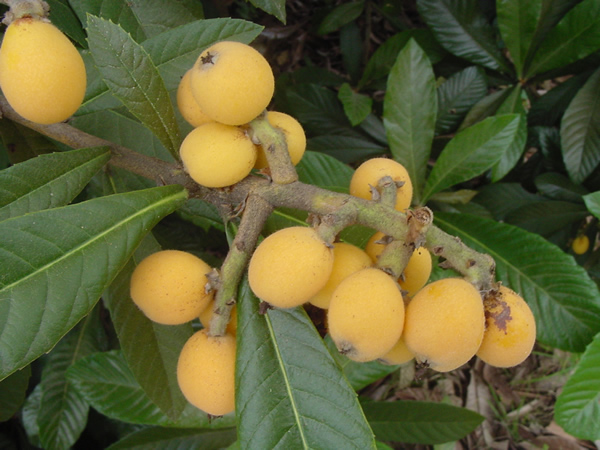
#> input picture segment_and_count_fruits/fruits.jpg, 600 x 450 px
$ jupyter execute count_fruits.ipynb
#> lines starting #> are read from the running program, lines starting #| are printed output that depends on the picture; after the words box and inside, x2 and y2 are one past the last pixel; in counts of white or black regions, pixels touching at a corner belong together
<a href="https://colab.research.google.com/github/tanyarw/automatic-segmentation-fruits/blob/main/count_fruits.ipynb" target="_parent"></a>

# **Count number of fruits from an image**

In harvesting of fruits, it is a tedious task to manually count and analyse fruits. Image processing techniques can be used to mask out the fruits from the plants. This minimises the manual labour and effort to analyse and recognise ripened fruits on plants.

[cell 1]
from google.colab import drive
drive.mount('/content/drive')

[cell 2]
import os
import numpy as np
os.chdir("drive/My Drive/Image Processing")

## Input
Read the image

[cell 3]
import cv2
from google.colab.patches import cv2_imshow
img = cv2.imread('fruits.jpg')
#> img is the input picture: shape (450, 600, 3); mean B, G, R 53.9, 97.9, 97.3
#show the image
cv2_imshow(img)

## Grayscale
Convert the image to grayscale. The colour of fruits makes them a lighter shade than the background leaves, making it easier to detect.

[cell 4]
gray = cv2.cvtColor(img, cv2.COLOR_BGR2GRAY)
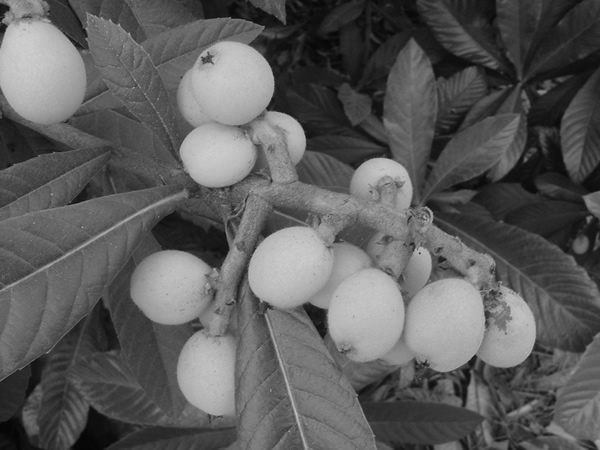
#> gray: shape (450, 600); min 5, max 207, mean 92.7
cv2_imshow(gray)

## Gaussian filter
Remove noise from image and reduce contrast, otherwise the leaves will be highlighted more if there is more contrast. Use gaussian filter for the same.

[cell 5]
blur = cv2.GaussianBlur(gray,(7,7),0)
cv2_imshow(blur)

## K-means clustering
Apply k-means clustering to split the image into 6 regions depending on pixel values. This will smoothen the textures in the image and help us choose a common region in the image that belong only to the fruits (region segmentation).

[cell 6]
# convert the image to a 2D array of pixels
pixel_values = blur.reshape((-1, 3))
# convert to float
pixel_values = np.float32(pixel_values)

criteria = (cv2.TERM_CRITERIA_EPS + cv2.TERM_CRITERIA_MAX_ITER, 100, 0.2)
k = 6 # number of clusters k

_, labels, (centers) = cv2.kmeans(pixel_values, k, None, criteria, 10, cv2.KMEANS_RANDOM_CENTERS)
#> centers = [[85.01, 84.97, 84.99], [31.96, 31.75, 31.96], [144.3, 144.7, 144.2], [182, 182.1, 181.9], [110.2, 110.2, 110.1], [60.36, 60.2, 60.28]]

centers = np.uint8(centers)
#> centers = [[85, 84, 84], [31, 31, 31], [144, 144, 144], [181, 182, 181], [110, 110, 110], [60, 60, 60]]
labels = labels.flatten()
segmented_image = centers[labels.flatten()]
segmented_image = segmented_image.reshape(blur.shape)

# show the image
cv2_imshow(segmented_image)

## Threshold
Apply binary thresholding to the image and select the brightest pixels. Here the region selected lies above 165 pixels (region segmentation).

[cell 7]
_, thresh = cv2.threshold(segmented_image, 165, 255, 0)
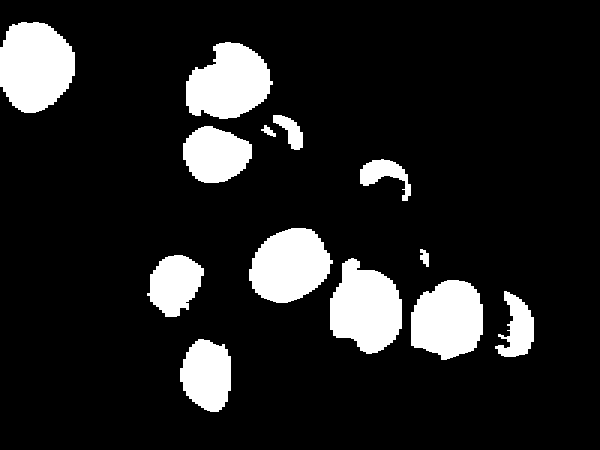
#> thresh: shape (450, 600); 13.2% white; 13 white regions, largest, box (x1, y1, x2, y2) and area: (0, 22, 75, 113) 5391, (330, 258, 402, 354) 4929, (186, 42, 273, 119) 4749
# show the image
cv2_imshow(thresh)

## Canny Edge Detection
Perform canny edge detection. This will give us the boundaries, to later help accurately plot and detect the contour lines (edge segmentation).

[cell 8]
edges = cv2.Canny(thresh,120,200)
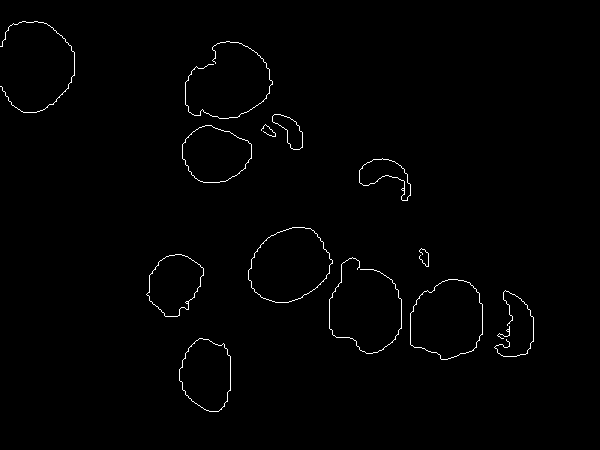
#> edges: shape (450, 600); 0.88% white in thin lines or dots, all inside (x1, y1, x2, y2) = (0, 21, 534, 412)
# show the image
cv2_imshow(edges)

## Closing
Perform a closing operation (dilation followed by erosion) on the given image. This will help us join the broken cracks together.

[cell 9]
kernelClose=np.ones((8,8))
closing = cv2.morphologyEx(edges, cv2.MORPH_CLOSE, kernelClose)
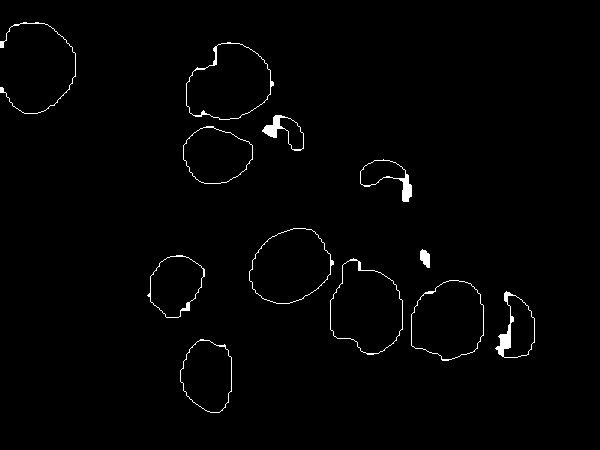
#> closing: shape (450, 600); 1.2% white; 12 white regions
# show the image
cv2_imshow(closing)

## Output
Find the contours in the segmented image. Plot the detected fruits and count them.

[cell 10]
new_img = img.copy()
conts,h=cv2.findContours(closing.copy(),cv2.RETR_EXTERNAL,cv2.CHAIN_APPROX_NONE)
#> conts = 12 contours; largest, box (x1, y1, x2, y2) and area: (330, 258, 403, 355) 4937, (186, 42, 274, 120) 4788, (249, 228, 334, 304) 4597, (411, 280, 484, 361) 4538, (183, 126, 253, 184) 2939; h = [[1, -1, -1, -1], [2, 0, -1, -1], [3, 1, -1, -1], [4, 2, -1, -1], [5, 3, -1, -1], [6, 4, -1, -1], [7, 5, -1, -1], [8, 6, -1, -1], [9, 7, -1, -1], [10, 8, -1, -1], [11, 9, -1, -1], [-1, 10, -1, -1]]
for i in range(len(conts)):
    x,y,w,h=cv2.boundingRect(conts[i])
    cv2.rectangle(new_img,(x,y),(x+w,y+h),(0,0,255), 2)
    cv2.putText(new_img, str(i+1),(x,y+h),cv2.FONT_HERSHEY_SIMPLEX,0.8,(0,255,255))
#> this loop made 12 passes
#> (x, y, w, h) on passes 1 to 12: (180, 339, 52, 74), (495, 291, 40, 67), (411, 280, 73, 81), (330, 258, 73, 97), (147, 255, 58, 63), (420, 249, 10, 19), (249, 228, 85, 76), (360, 159, 52, 43), (183, 126, 70, 58), (262, 115, 42, 36), (186, 42, 88, 78), (0, 22, 76, 92)
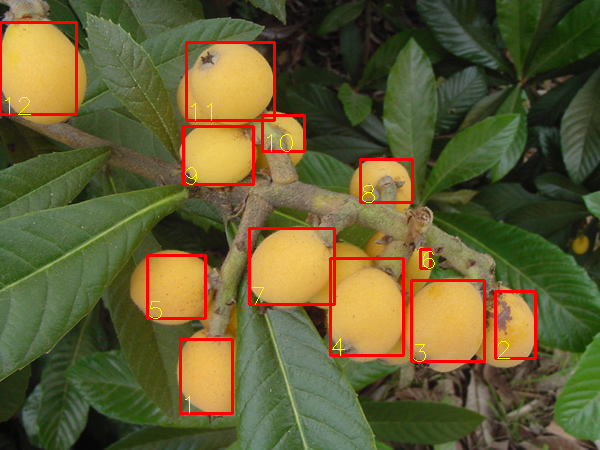
#> new_img: shape (450, 600, 3); 3.43% of pixels changed, all inside (x1, y1, x2, y2) = (0, 21, 537, 415)
# show the image
cv2_imshow(new_img)
